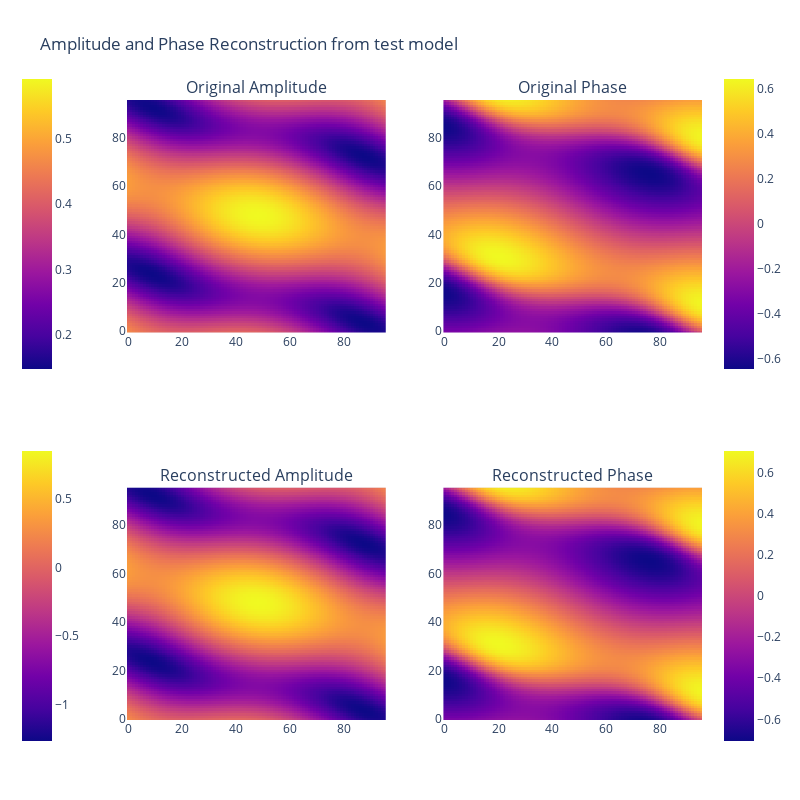

The notebook cell saved with this chart:
### Code cell
plot_amp_phase_prediction(amp_phase_array[80000][0], amp_phase_array[80000][1], amplitudes[80000], phases[80000], 'test')

### Figure 1 — Plotly figure (JSON) as saved in the notebook; plotly's stock layout.template omitted (floating-point values rounded to 4 significant figures; data arrays with more than 128 entries replaced by an {"elided": "..."} marker saying what was removed)
{"data": [{"colorbar": {"len": 0.5, "x": -0.2, "y": 0.8}, "type": "heatmap", "xaxis": "x", "yaxis": "y", "z": {"elided": "96x96 float values"}}, {"colorbar": {"len": 0.5, "x": 1.02, "y": 0.8}, "type": "heatmap", "xaxis": "x2", "yaxis": "y2", "z": {"elided": "96x96 float values"}}, {"colorbar": {"len": 0.5, "x": -0.2, "y": 0.2}, "type": "heatmap", "xaxis": "x3", "yaxis": "y3", "z": {"elided": "96x96 float values"}}, {"colorbar": {"len": 0.5, "x": 1.02, "y": 0.2}, "type": "heatmap", "xaxis": "x4", "yaxis": "y4", "z": {"elided": "96x96 float values"}}], "layout": {"annotations": [{"font": {"size": 16}, "showarrow": false, "text": "Original Amplitude", "x": 0.225, "xanchor": "center", "xref": "paper", "y": 1, "yanchor": "bottom", "yref": "paper"}, {"font": {"size": 16}, "showarrow": false, "text": "Original Phase", "x": 0.775, "xanchor": "center", "xref": "paper", "y": 1, "yanchor": "bottom", "yref": "paper"}, {"font": {"size": 16}, "showarrow": false, "text": "Reconstructed Amplitude", "x": 0.225, "xanchor": "center", "xref": "paper", "y": 0.375, "yanchor": "bottom", "yref": "paper"}, {"font": {"size": 16}, "showarrow": false, "text": "Reconstructed Phase", "x": 0.775, "xanchor": "center", "xref": "paper", "y": 0.375, "yanchor": "bottom", "yref": "paper"}], "height": 800, "title": {"text": "Amplitude and Phase Reconstruction from test model"}, "width": 800, "xaxis": {"anchor": "y", "autorange": true, "domain": [0, 0.45], "range": [-0.5, 95.5]}, "xaxis2": {"anchor": "y2", "autorange": true, "domain": [0.55, 1], "range": [-0.5, 95.5]}, "xaxis3": {"anchor": "y3", "autorange": true, "domain": [0, 0.45], "range": [-0.5, 95.5]}, "xaxis4": {"anchor": "y4", "autorange": true, "domain": [0.55, 1], "range": [-0.5, 95.5]}, "yaxis": {"anchor": "x", "autorange": true, "domain": [0.625, 1], "range": [-0.5, 95.5]}, "yaxis2": {"anchor": "x2", "autorange": true, "domain": [0.625, 1], "range": [-0.5, 95.5]}, "yaxis3": {"anchor": "x3", "autorange": true, "domain": [0, 0.375], "range": [-0.5, 95.5]}, "yaxis4": {"anchor": "x4", "autorange": true, "domain": [0, 0.375], "range": [-0.5, 95.5]}}}
